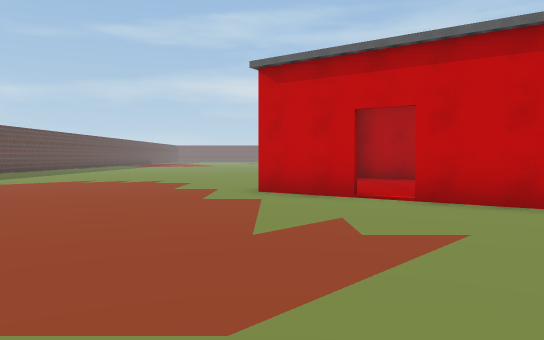
view 1 (above)

23 first-person views from a walk through a scene from a Unity 3-D project. The camera is 1.4 m above the floor, tilts 2° down and sees 70° across. The floor is counted in squares, 2 m on a side. Each view is taken from the middle of a square. On the plan, view 1 faces up. The plan holds only what a view shows up to about 11 squares ahead; the rest is blank. The place goes on beyond the plan. The player is left out.

view 2
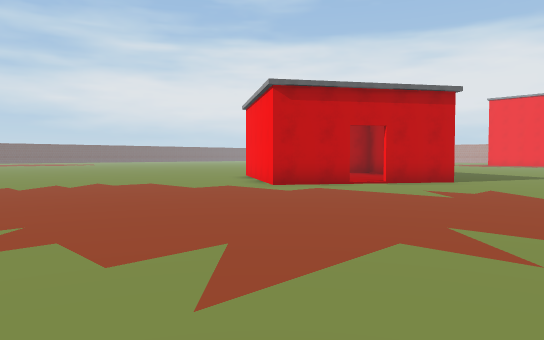

view 3
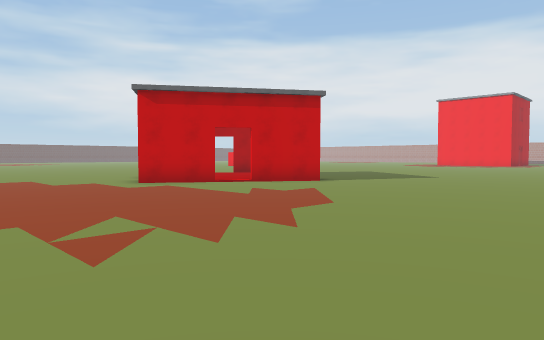

view 4
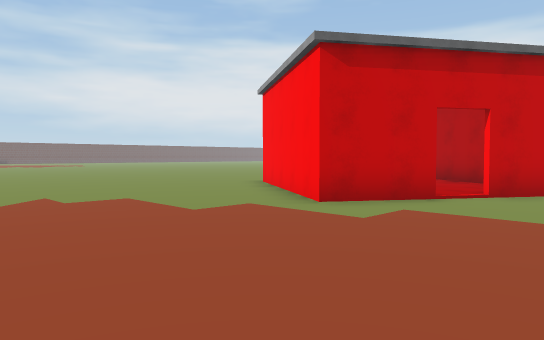

view 5
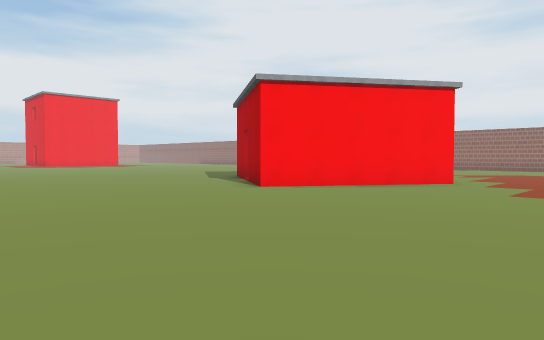

view 6
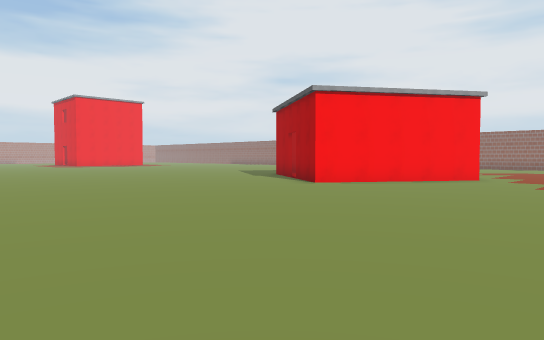

view 7
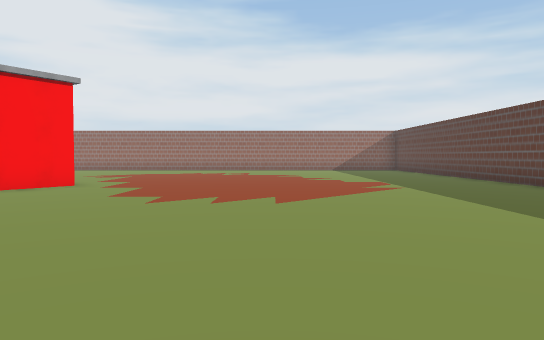

view 8
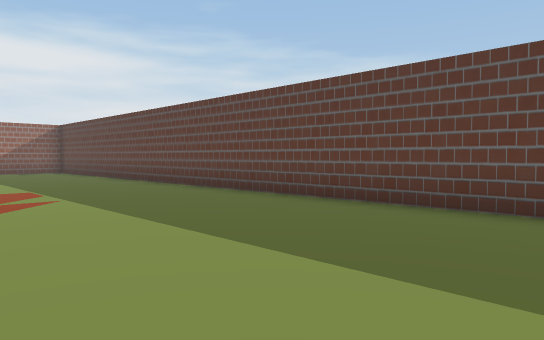

view 9
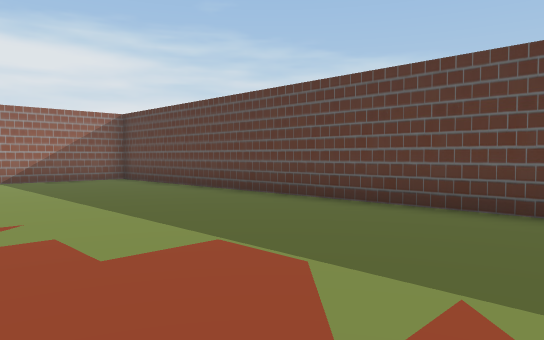

view 10
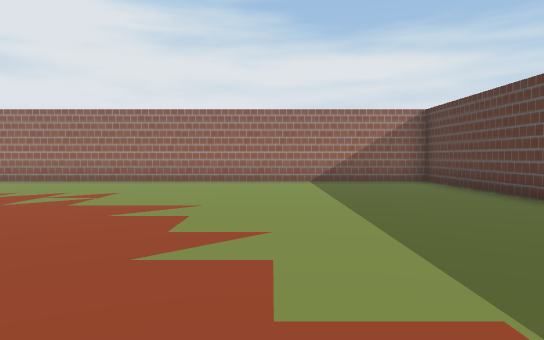

view 11
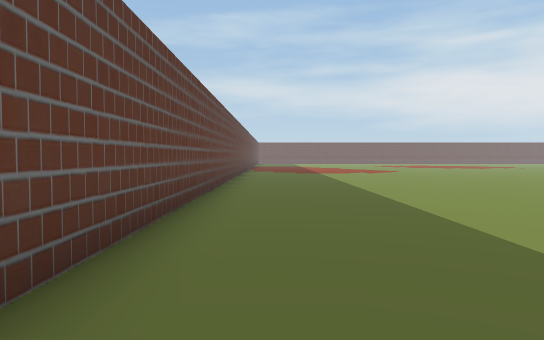

view 12
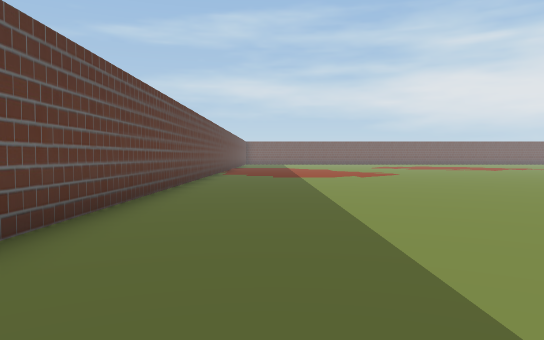

view 13
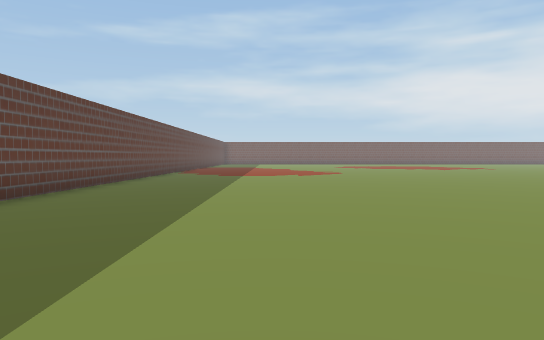

view 14
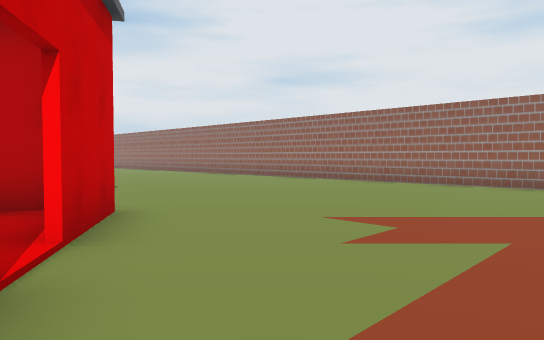

view 15
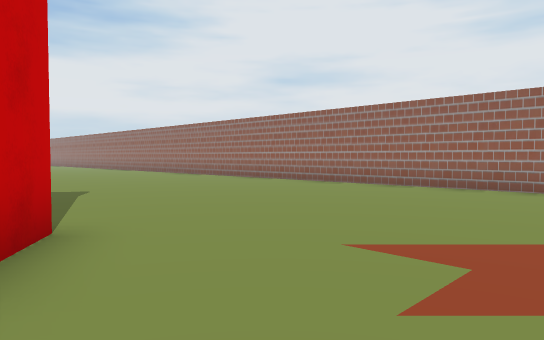

view 16
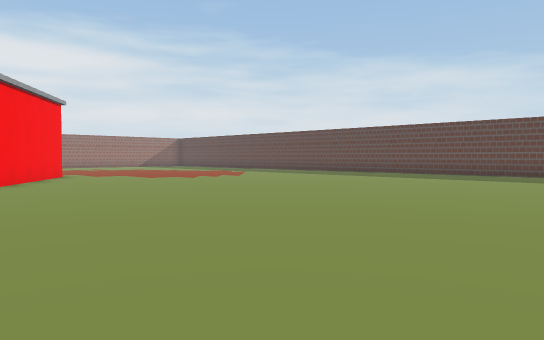

view 17
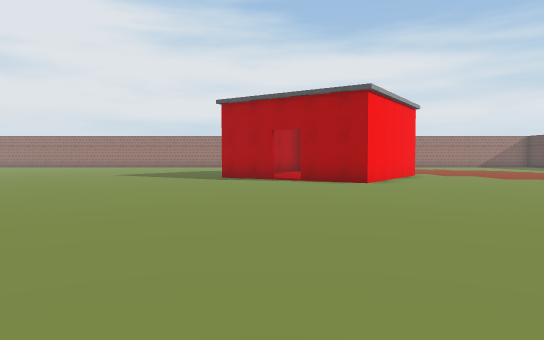

view 18
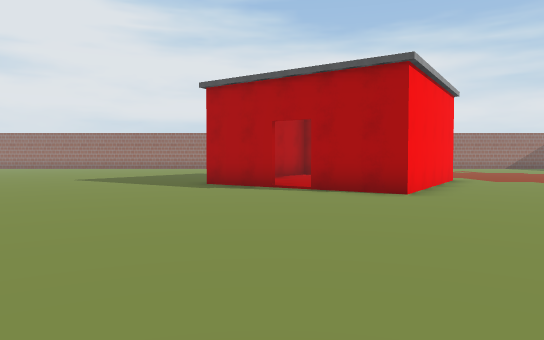

view 19
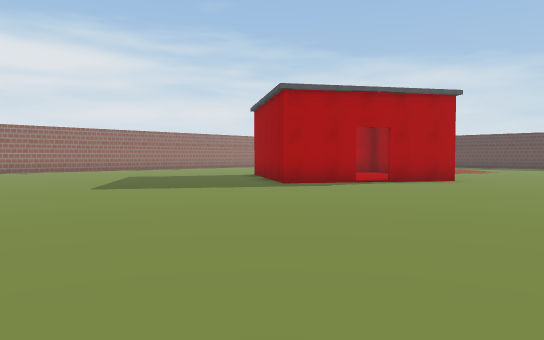

view 20
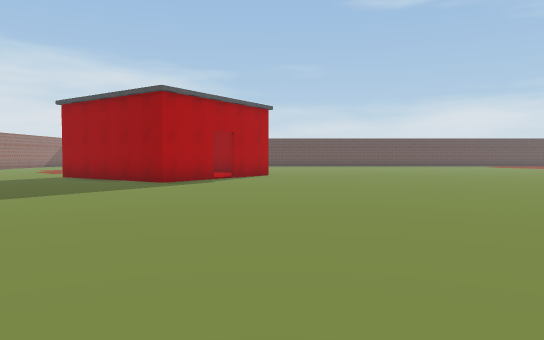

view 21
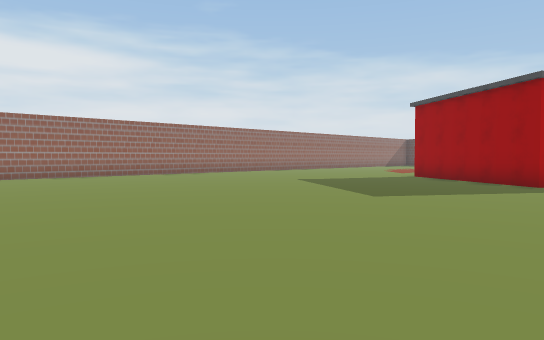

view 22
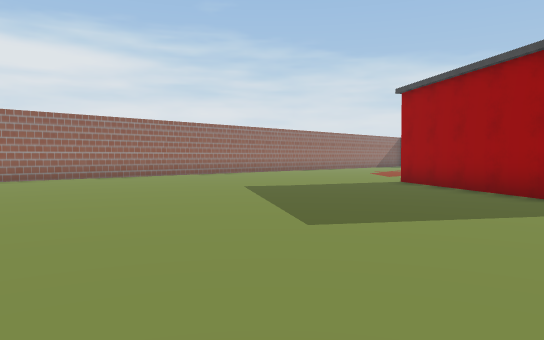

view 23
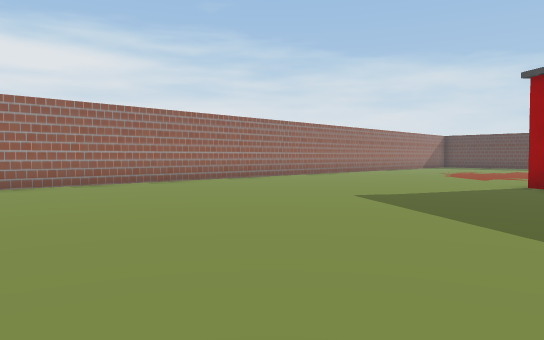

### Floor plan
Key: @ floor where view 1 was taken; # wall or solid block; . floor; B building.
Columns run from 11 left of view 1 to 17 right of it. Each row starts with its distance up from view 1.
 24 #.........
 23 #...........
 22 #............. ..
 21 #.................
 20 #..................
 19 #..................
 18 #....................
 17 #.....................
 16 #....................... .
 15 #........................
 14 #..........................
 13 #...........................
 12 #.............B..............
 11 #............BBB.............
 10 #...........BB  BB..........
  9 #..........BB    BB..........
  8 #..........B     B...........
  7 #..........BB   B...........
  6 #............BBBB...........
  5 #..............B............
  4 #...........................
  3 #...........................
  2 #..........................
  1 #..........................
  0 #..........@...............
 -1 #..........................
 -2 #....................... ..
 -3 ########################

Where each view was taken, in squares from view 1:
view 1: 0 up, 0 right, facing up
view 2: 1 up, 7 left, facing up-right
view 3: 2 down, 5 left, facing up-right
view 4: 4 up, 5 left, facing up-right
view 5: 18 up, 4 left, facing down-right
view 6: 20 up, 4 left, facing down-right
view 7: 17 up, 5 left, facing down
view 8: 15 up, 6 left, facing down-left
view 9: 9 up, 6 left, facing down-left
view 10: 8 up, 7 left, facing down
view 11: 10 up, 10 left, facing up
view 12: 13 up, 9 left, facing up
view 13: 12 up, 7 left, facing up
view 14: 7 up, 1 left, facing down-right
view 15: 6 up, 0 right, facing down-right
view 16: 22 up, 4 right, facing down-left
view 17: 22 up, 5 right, facing down
view 18: 19 up, 5 right, facing down
view 19: 16 up, 14 right, facing down-left
view 20: 12 up, 17 right, facing left
view 21: 11 up, 17 right, facing down-left
view 22: 10 up, 14 right, facing down-left
view 23: 7 up, 14 right, facing down-left
